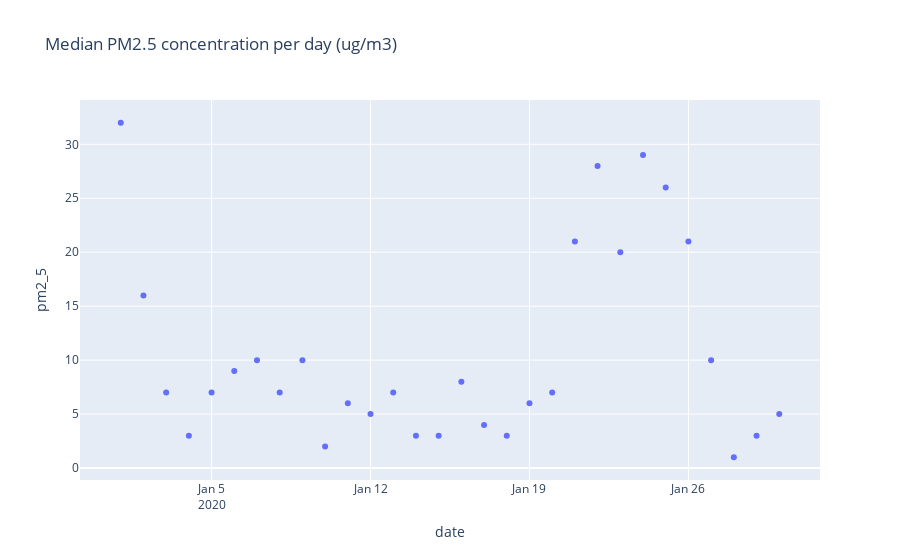

The notebook cell this image was saved under:
### Code cell
mean_pm25_date = gdf[["date", "pm2_5"]].groupby("date").median()

fig = px.scatter(mean_pm25_date, x=mean_pm25_date.index, y='pm2_5', title='Median PM2.5 concentration per day (ug/m3)')
fig.show()

### Figure 1 — Plotly figure (JSON) as saved in the notebook; plotly's stock layout.template omitted (floating-point values rounded to 4 significant figures)
{"data": [{"hovertemplate": "date=%{x}<br>pm2_5=%{y}<extra></extra>", "legendgroup": "", "marker": {"color": "#636efa", "symbol": "circle"}, "mode": "markers", "name": "", "orientation": "v", "showlegend": false, "type": "scatter", "x": ["2020-01-01", "2020-01-02", "2020-01-03", "2020-01-04", "2020-01-05", "2020-01-06", "2020-01-07", "2020-01-08", "2020-01-09", "2020-01-10", "2020-01-11", "2020-01-12", "2020-01-13", "2020-01-14", "2020-01-15", "2020-01-16", "2020-01-17", "2020-01-18", "2020-01-19", "2020-01-20", "2020-01-21", "2020-01-22", "2020-01-23", "2020-01-24", "2020-01-25", "2020-01-26", "2020-01-27", "2020-01-28", "2020-01-29", "2020-01-30"], "xaxis": "x", "y": [32, 16, 7, 3, 7, 9, 10, 7, 10, 2, 6, 5, 7, 3, 3, 8, 4, 3, 6, 7, 21, 28, 20, 29, 26, 21, 10, 1, 3, 5], "yaxis": "y"}], "layout": {"legend": {"tracegroupgap": 0}, "title": {"text": "Median PM2.5 concentration per day (ug/m3)"}, "xaxis": {"anchor": "y", "domain": [0, 1], "title": {"text": "date"}}, "yaxis": {"anchor": "x", "domain": [0, 1], "title": {"text": "pm2_5"}}}}
